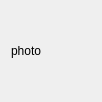
<ui version="4.0" >
 <class>BIGHOME_UI_MusicPhotoClass</class>
 <widget class="QWidget" name="BIGHOME_UI_MusicPhotoClass" >
  <property name="geometry" >
   <rect>
    <x>0</x>
    <y>0</y>
    <width>102</width>
    <height>102</height>
   </rect>
  </property>
  <property name="minimumSize" >
   <size>
    <width>102</width>
    <height>102</height>
   </size>
  </property>
  <property name="maximumSize" >
   <size>
    <width>102</width>
    <height>102</height>
   </size>
  </property>
  <property name="windowTitle" >
   <string>BIGHOME_UI_MusicPhoto</string>
  </property>
  <layout class="QVBoxLayout" name="verticalLayout" >
   <item>
    <widget class="QLabel" name="photo" >
     <property name="text" >
      <string>photo</string>
     </property>
    </widget>
   </item>
  </layout>
 </widget>
 <layoutdefault spacing="6" margin="11" />
 <resources/>
 <connections/>
</ui>
